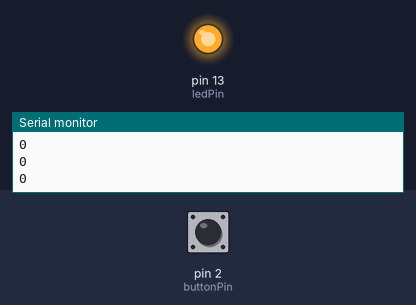
This sketch was run on a simulated Arduino Uno, built with avr-gcc and run on an emulated ATmega328P. Parts: output pins drawn as LEDs (lit = HIGH), the last lines printed to the serial monitor. Inputs (shaded band) come from the test bench; at power-on: pin 2 (buttonPin) HIGH.

Above: at 1.2 s.
1.3 s: pin 2 (buttonPin) pulled LOW for 0.15 s
At 1.55 s:
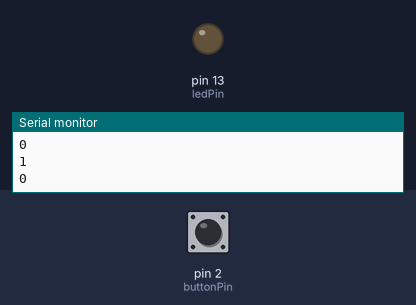
3.1 s: pin 2 (buttonPin) pulled LOW for 1 s
At 5.7 s:
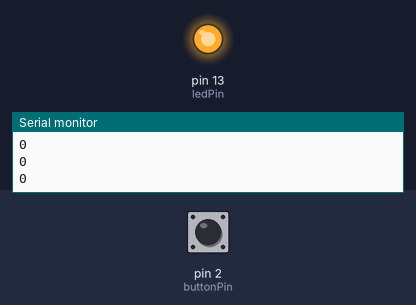
6.5 s: pin 2 (buttonPin) pulled LOW for 3.2 s
At 10.6 s:
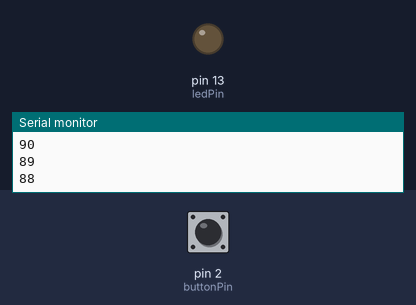
Timing chart, 0 to 20.9 s (numbered marks = the images above; inputs shaded):
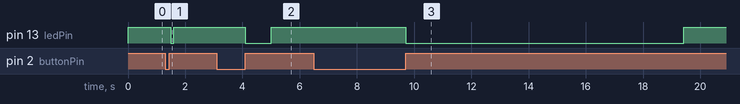

The sketch:

buttonHoldTimer.ino
```cpp
/*
SwitchTime sketch
Countdown timer that decrements every tenth of a second
lights an LED when 0
Pressing button increments count, holding button down increases
rate of increment
*/


const int ledPin = 13;
const int buttonPin = 2;

int count = 0;
const int debounceTime = 20;
const int fastIncrement = 1000;
const int veryFastIncrement  =4000;


void setup() {
  // put your setup code here, to run once:

 pinMode(ledPin,OUTPUT);
 pinMode(buttonPin,INPUT);

 digitalWrite(buttonPin,HIGH);
 digitalWrite(ledPin,LOW);

 Serial.begin(9600);


}

void loop() {
  // put your main code here, to run repeatedly:


  int duration = switchTime();

  if(duration > veryFastIncrement){
    count += 10;
  }
  else if(duration > fastIncrement){
    count += 4;
  }
  else if(duration > debounceTime){
    count += 1;
  }
  else{

    if(count == 0){
      digitalWrite(ledPin,HIGH);
    }
    else{
      digitalWrite(ledPin,LOW);
      count -= 1;
    }

  }

  Serial.println(count);
  delay(100);

}


long switchTime(){

 static unsigned long startTime;
 static boolean state;


  if(digitalRead(buttonPin) != state){

    state = !state;
    startTime = millis();
  }

  if(state == LOW){
    return millis() - startTime;
  }
  else{
    return 0;
  }


}
```

Measured:
- after the input at 1.3 s, pin 13 (ledPin): HIGH → LOW after 0.20 s, → HIGH 0.10 s later
- after the input at 3.1 s, pin 13 (ledPin): HIGH → LOW after 1.0 s, → HIGH 0.90 s later
- after the input at 6.5 s, pin 13 (ledPin): HIGH → LOW after 3.2 s, → HIGH 9.7 s later
